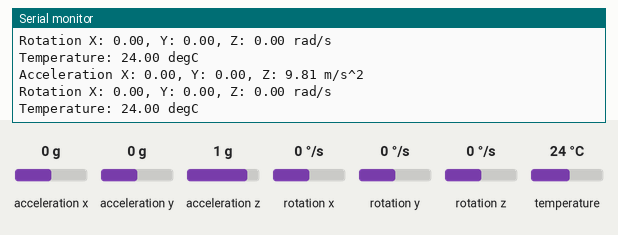
This sketch was run on a simulated Arduino Mega 2560, built with avr-gcc and run on an emulated ATmega2560. Parts: the last lines printed to the serial monitor. Inputs (shaded band) come from the test bench; at power-on: acceleration x 0 g, acceleration y 0 g, acceleration z 1 g, rotation x 0 °/s, rotation y 0 °/s, rotation z 0 °/s, temperature 24 °C.

Above: at 1.3 s.
1.4 s: acceleration x set to -1.4 g
At 1.93 s:
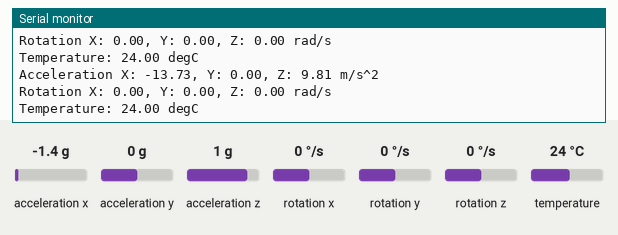
2.9 s: acceleration y set to -1.4 g
At 3.46 s:
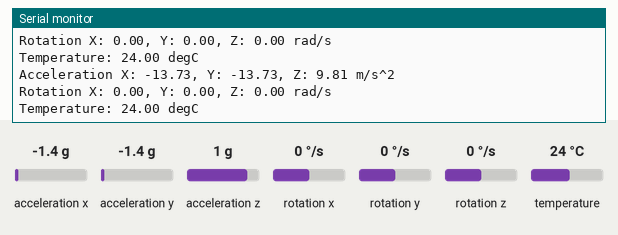
4.4 s: acceleration z set to -1.4 g
At 4.98 s:
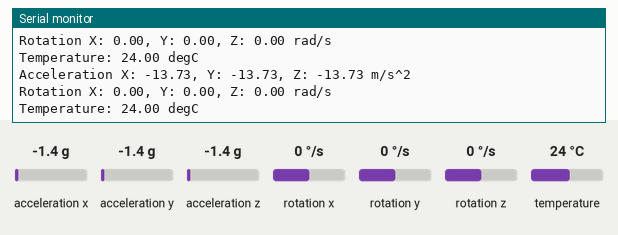
5.9 s: rotation x set to -192 °/s
At 6.5 s:
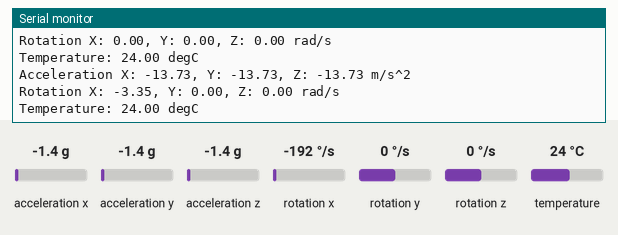
7.4 s: rotation y set to -192 °/s
At 8.02 s:
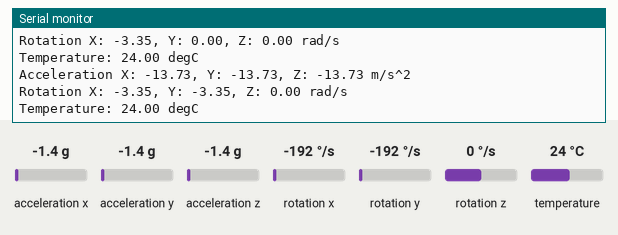

Measured:
- after the input at 1.4 s, the serial monitor: prints a new line after 0.22 s (image 1)
- after the input at 2.9 s, the serial monitor: prints a new line after 0.24 s (image 2)
- after the input at 4.4 s, the serial monitor: prints a new line after 0.26 s (image 3)
- after the input at 5.9 s, the serial monitor: prints a new line after 0.29 s (image 4)
- after the input at 7.4 s, the serial monitor: prints a new line after 0.31 s (image 5)

The sketch:

h2_rc_90x120_gyro_check.ino
```cpp
// (licence header left out)
// Подключение файла с библиотеки для гироскопа
#include <Adafruit_MPU6050.h>

// Создание объекта для работы с гироскопом
Adafruit_MPU6050 MPU;

void setup() {
  // Настройка скорости отладочного порта
  Serial.begin(115200);

  // Попытка иницализации объекта
  if (!MPU.begin()) {
    Serial.println("MPU6050 Not Found!\n");
    while (1);
  }
  Serial.println("MPU6050 Found!\n");

  // Настройка диапазона акселерометра
  MPU.setAccelerometerRange(MPU6050_RANGE_8_G);
  // Настройка диапазона гироскопа
  MPU.setGyroRange(MPU6050_RANGE_500_DEG);
  // Настройка полосы пропускания
  MPU.setFilterBandwidth(MPU6050_BAND_21_HZ);

  delay(100);
}

void loop() {
  // Создание перменных для хранения событий
  sensors_event_t acc, gy, temp;
  // Получение событий
  MPU.getEvent(&acc, &gy, &temp);

  Serial.print("Acceleration X: ");
  Serial.print(acc.acceleration.x); // Ускорение по оси X
  Serial.print(", Y: ");
  Serial.print(acc.acceleration.y); // Ускорение по оси Y
  Serial.print(", Z: ");
  Serial.print(acc.acceleration.z); // Ускорение по оси Z
  Serial.println(" m/s^2");

  Serial.print("Rotation X: ");
  Serial.print(gy.gyro.x); // Вращение по оси X
  Serial.print(", Y: ");
  Serial.print(gy.gyro.y); // Вращение по оси Y
  Serial.print(", Z: ");
  Serial.print(gy.gyro.z); // Вращение по оси Z
  Serial.println(" rad/s");

  Serial.print("Temperature: ");
  Serial.print(temp.temperature); // Температура в градусах Цельсия
  Serial.println(" degC");

  Serial.println();
  delay(500);
}
```
